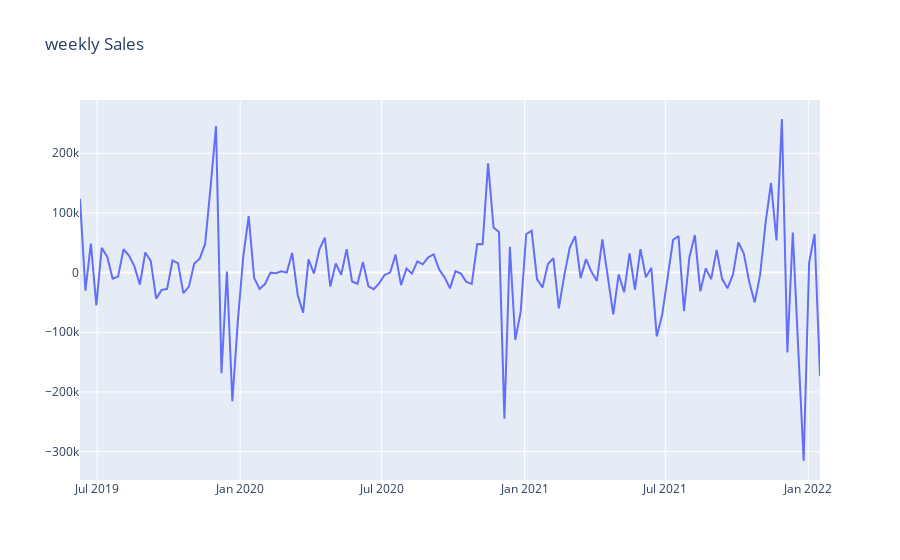

Notebook code for this chart:
### Markdown cell above
Check the data agian

### Code cell
# Plot the data and see whether the data is stationary or not
plot_data = [
    go.Scatter(
        x=df_diff['date'],
        y=df_diff['diff'],
    )
]
plot_layout = go.Layout(
        title='weekly Sales'
    )
fig = go.Figure(data=plot_data, layout=plot_layout)
pyoff.iplot(fig)

### Figure 1 — Plotly figure (JSON) as saved in the notebook; plotly's stock layout.template omitted (floating-point values rounded to 4 significant figures; data arrays with more than 128 entries replaced by an {"elided": "..."} marker saying what was removed)
{"data": [{"type": "scatter", "x": {"elided": "137 str values"}, "y": {"elided": "137 float values"}}], "layout": {"title": {"text": "weekly Sales"}}}
